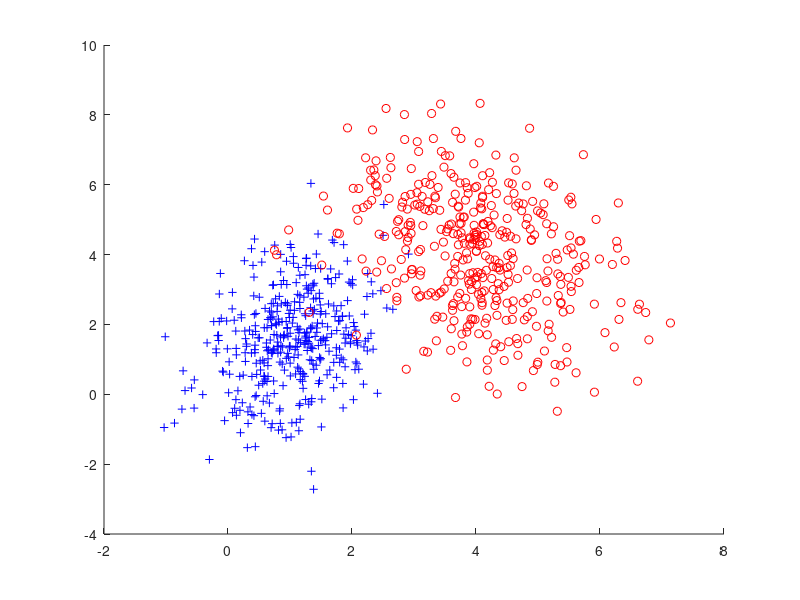

The MATLAB script that drew this image:
%% Ejercicio 5
% Aprendizaje basado en redes y algoritmos clásicos
clc; clear all; close all;
%% 1
% Genere un conjunto de datos aleatorios bidimensionales...

N = 400; % cantidad de muestras

mu1 = [1 1.5];
sigma1 = [0.5 0.3;
          0.3 1.7];

mu2 = [4 4];
sigma2 = [1.2 -0.7;
          -0.7 3];

x1 = mvnrnd(mu1, sigma1, N);
x2 = mvnrnd(mu2, sigma2, N);

hold on
plot(x1(:,1), x1(:,2),'+b')
plot(x2(:,1), x2(:,2),'or')
hold off


%% 2
% Implementación perceptrón simple

